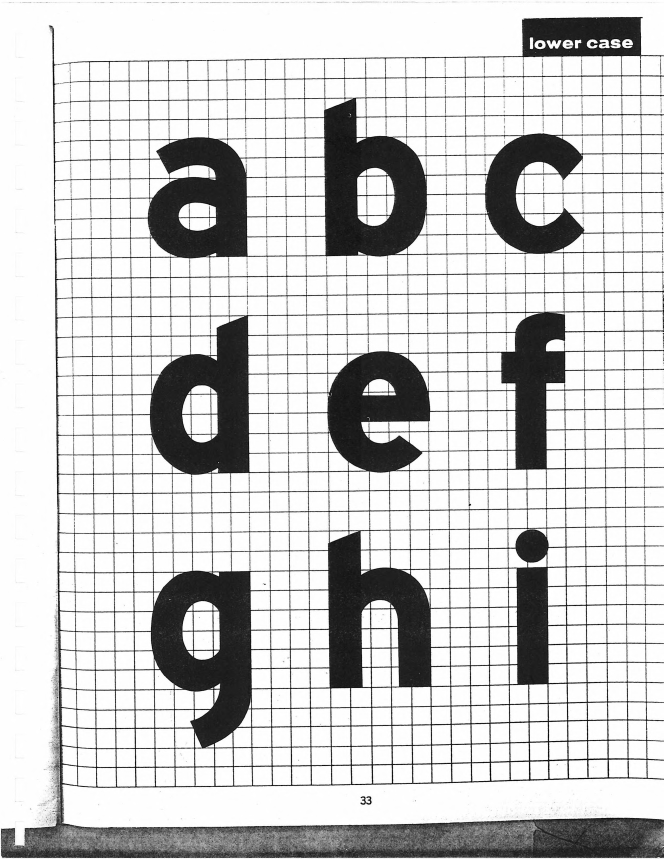
#> input picture highway1966/work/lc1966/p33.jpg, 1990 x 2576 px (shown at 1/3 size)
$ python sil1961.py lc1966/p33.jpg
#> lines starting #> are read from the running program, lines starting #| are printed output that depends on the picture; after the words box and inside, x2 and y2 are one past the last pixel; in counts of white or black regions, pixels touching at a corner belong together
import numpy as np,cv2,sys
from collections import deque
def silhouettes(path,open_k=4,thr=140):
#> called with path = 'lc1966/p33.jpg', open_k = 4, thr = 140
    g=cv2.imread(path,0); H,W=g.shape
#> in silhouettes, g is the input picture: shape (2576, 1990); min 0, max 255, mean 203.7
#> after `H, W = g.shape`: H = 2576; W = 1990
    ink=(g<thr).astype(np.uint8)
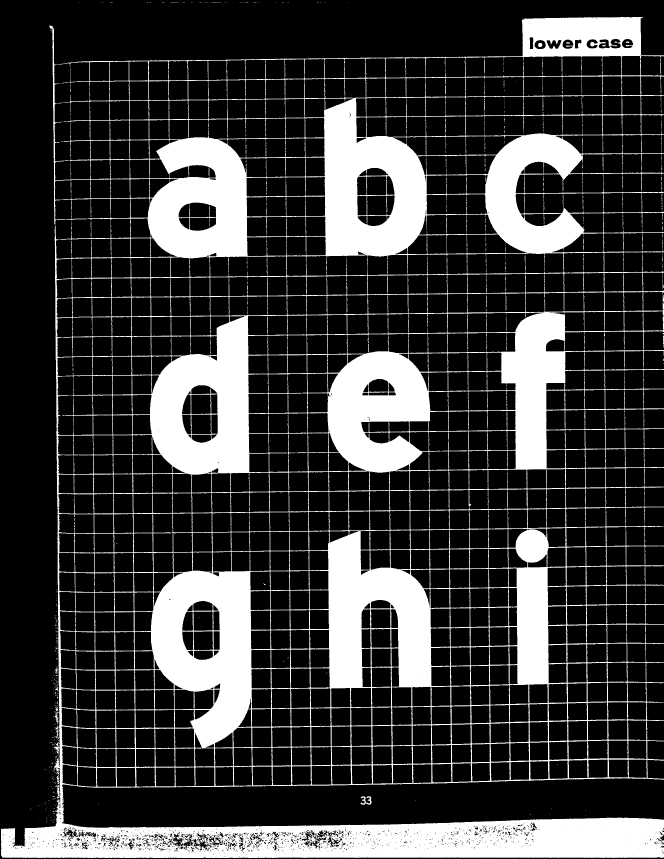
#> ink: shape (2576, 1990) (shown at 1/3 size); values 0 (black) and 1 (white), 22.6% white; 1152 white regions (948 under 20 px), largest, box (x1, y1, x2, y2) and area: (3, 51, 1990, 2574) 1145949, (1098, 2389, 1115, 2414) 196, (1081, 2389, 1098, 2414) 193
    body=ink.copy(); body[int(H*0.62):]=0                         # drop the table at the bottom of the page
#> after `body[int(H * 0.62):] = 0`:
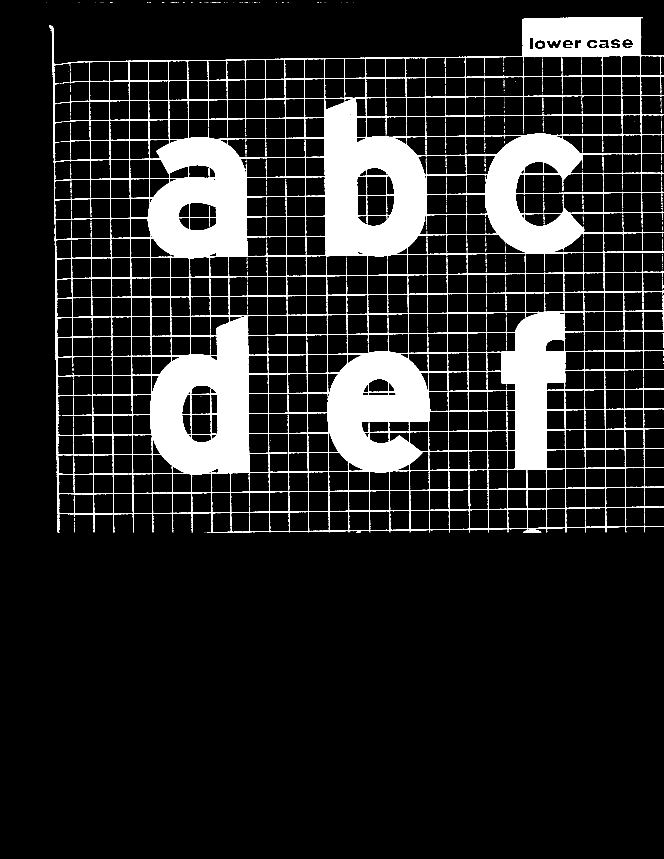
#> body: shape (2576, 1990) (shown at 1/3 size); values 0 (black) and 1 (white), 12.5% white; 802 white regions (610 under 20 px), largest, box (x1, y1, x2, y2) and area: (147, 51, 1990, 1597) 627379, (1569, 1588, 1624, 1597) 339, (1614, 129, 1627, 141) 126
    thick=cv2.morphologyEx(body,cv2.MORPH_OPEN,cv2.getStructuringElement(cv2.MORPH_ELLIPSE,(open_k,open_k)))
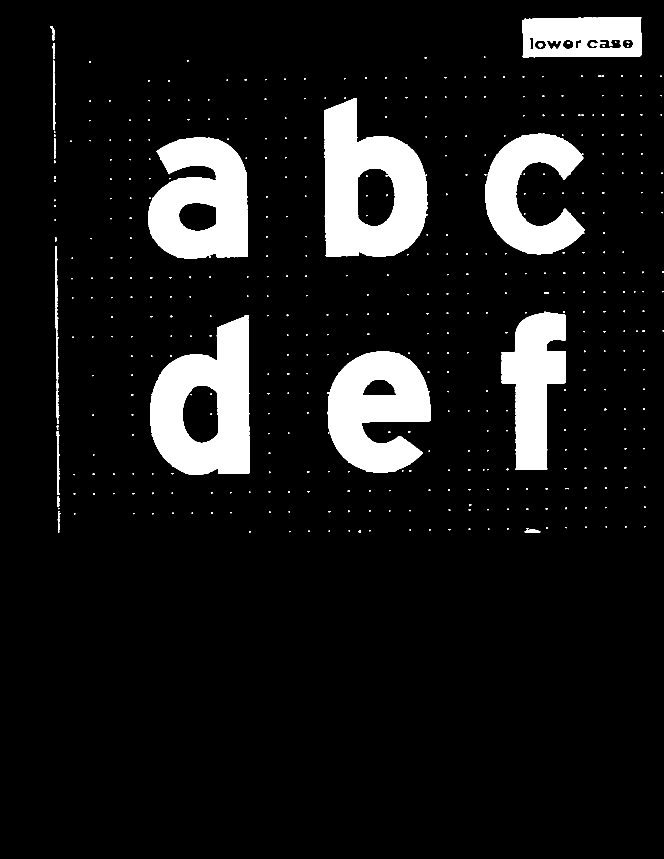
#> thick: shape (2576, 1990) (shown at 1/3 size); values 0 (black) and 1 (white), 9.8% white; 473 white regions (351 under 20 px), largest, box (x1, y1, x2, y2) and area: (972, 294, 1283, 771) 93299, (450, 946, 750, 1425) 90073, (444, 413, 744, 776) 78620
    thick=cv2.morphologyEx(thick,cv2.MORPH_CLOSE,np.ones((5,5),np.uint8))   # bridge small gaps in the outline
#> thick: shape (2576, 1990); values 0 (black) and 1 (white), 9.8% white; 435 white regions (332 under 20 px), largest, box (x1, y1, x2, y2) and area: (972, 294, 1283, 771) 93451, (450, 946, 750, 1425) 90117, (444, 413, 744, 776) 78674
    free=(1-thick).astype(np.uint8)
    n,lab=cv2.connectedComponents(free,connectivity=4)
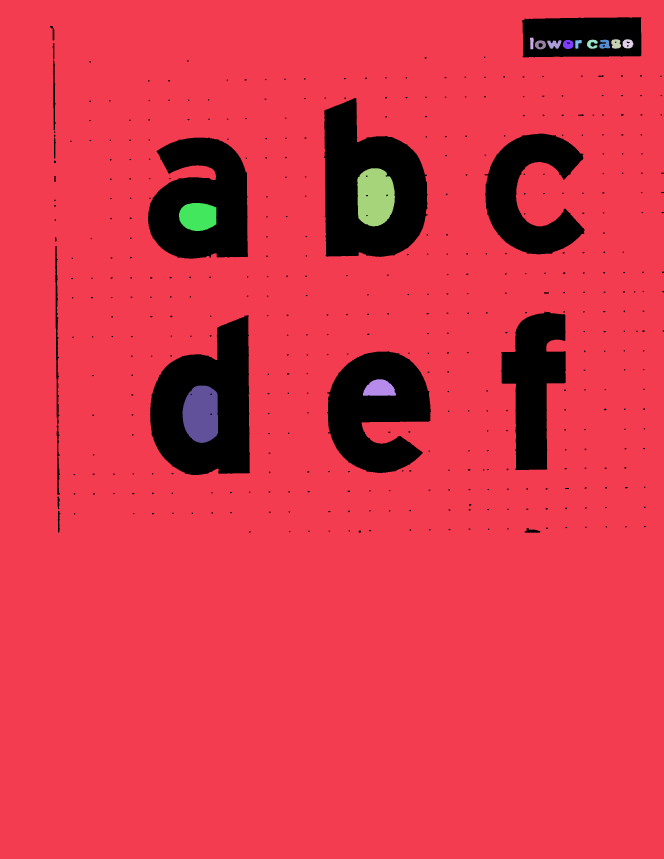
#> lab: shape (2576, 1990) int32 (shown at 1/3 size); 15 distinct labels, from 0 to 14; one colour per label, 0 black
#> n = 15
    bg=lab[0,0]
#> bg = 1
    # adjacency between regions across the outline
    adj={i:set() for i in range(n)}
    k=cv2.getStructuringElement(cv2.MORPH_ELLIPSE,(15,15))
    stats=cv2.connectedComponentsWithStats(free,connectivity=4)[2]
#> stats = 15 rows, first 6: [150, 52, 1840, 1546, 501847], [0, 0, 1990, 2576, 4576171], [1590, 113, 11, 35, 327], [1834, 118, 29, 28, 658], [1868, 118, 32, 27, 667], [1761, 119, 32, 27, 544]
    for i in range(n):
        if stats[i][4]<300 or i==bg: continue
        x,y,w,h=stats[i][:4]; x0,y0=max(0,x-10),max(0,y-10); x1,y1=min(W,x+w+10),min(H,y+h+10)
        m=(lab[y0:y1,x0:x1]==i).astype(np.uint8); d=cv2.dilate(m,k)
        for j in np.unique(lab[y0:y1,x0:x1][(d>0)&(m==0)]):
            if j!=i: adj[i].add(j); adj[j].add(i)
#> this loop made 15 passes
#> (x, y, w, h, x0, y0, x1, y1) on passes 1, 3, 4, 5, 6, 7, 8, 9, 10, 11, 12, 13: (150, 52, 1840, 1546, 140, 42, 1990, 1608), (1590, 113, 11, 35, 1580, 103, 1611, 158), (1834, 118, 29, 28, 1824, 108, 1873, 156), (1868, 118, 32, 27, 1858, 108, 1910, 155), (1761, 119, 32, 27, 1751, 109, 1803, 156), (1798, 119, 32, 27, 1788, 109, 1840, 156), (1689, 120, 31, 27, 1679, 110, 1730, 157), (1726, 120, 19, 26, 1716, 110, 1755, 156), (1605, 121, 33, 27, 1595, 111, 1648, 158), (1642, 121, 42, 25, 1632, 111, 1694, 156), (1072, 505, 113, 174, 1062, 495, 1195, 689), (537, 609, 112, 84, 527, 599, 659, 703)
#> pass 1, in silhouettes, `d = cv2.dilate(m, k)`:
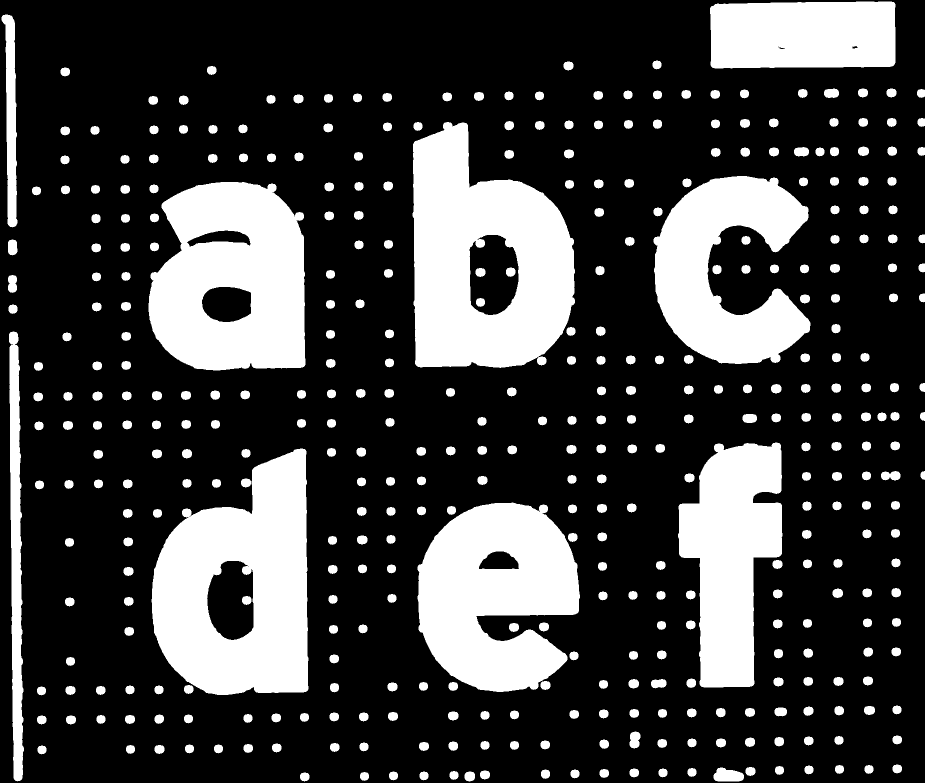
#> d: shape (1566, 1850) (shown at 1/2 size); values 0 (black) and 1 (white), 24.5% white; 401 white regions, largest, box (x1, y1, x2, y2) and area: (825, 244, 1150, 736) 108051, (303, 897, 617, 1390) 104254, (297, 364, 611, 741) 92448
#> after the loop:
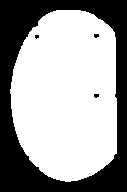
#> m: shape (192, 127); values 0 (black) and 1 (white), 62.5% white; 4 black regions (3 under 20 px), largest, box (x1, y1, x2, y2) and area: (0, 0, 127, 192) 9087
    depth={bg:0}; q=deque([bg])
#> after `depth = {bg: 0}`: depth = {1: 0}
    while q:
        a=q.popleft()
        for b in adj[a]:
            if b not in depth and (stats[b][4]>=300): depth[b]=depth[a]+1; q.append(b)
#> this loop made 15 passes
#> a on passes 1 to 12: 1, 0, 2, 3, 4, 5, 6, 7, 8, 9, 10, 11
#> after the loop, depth = 15 items
    out=np.zeros((H,W),np.uint8)
    for r,dp in depth.items():
        if dp%2==1: out[lab==r]=1
#> this loop made 15 passes
#> (r, dp) on passes 1 to 12: (1, 0), (0, 1), (2, 2), (3, 2), (4, 2), (5, 2), (6, 2), (7, 2), (8, 2), (9, 2), (10, 2), (11, 2)
    out=cv2.morphologyEx(out|thick&cv2.dilate(out,np.ones((9,9),np.uint8)),cv2.MORPH_CLOSE,np.ones((3,3),np.uint8))
    return out
if __name__=='__main__':
    p=sys.argv[1]; s=silhouettes(p)
    cv2.imwrite('sil_test.png',cv2.resize(255-s*255,None,fx=0.3,fy=0.3))
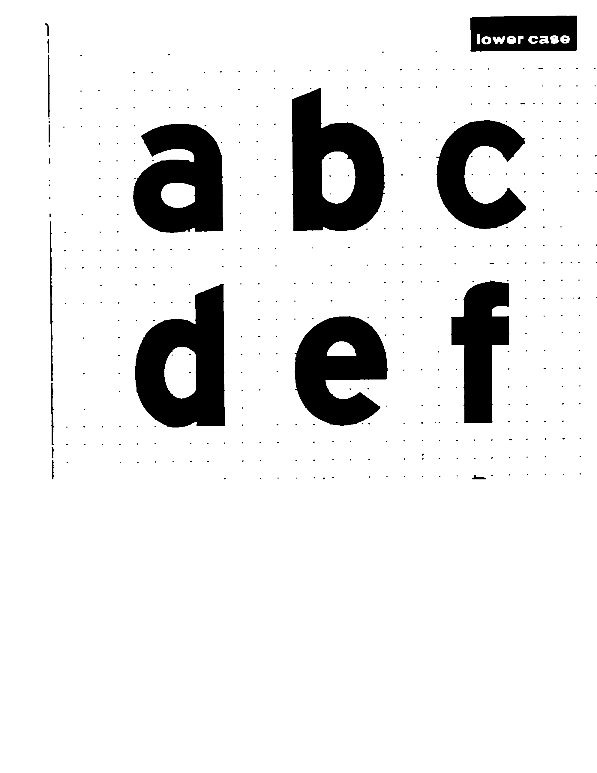
#> saved as sil_test.png: shape (773, 597); min 0, max 255, mean 230

$ run again, on highway1966/work/lc1966/p35.jpg
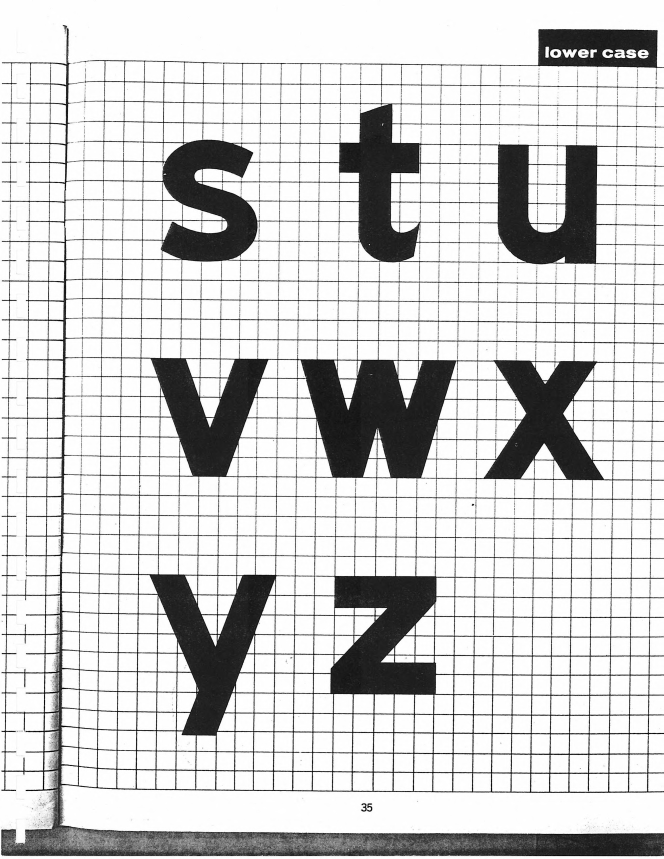
#> input picture highway1966/work/lc1966/p35.jpg, 1990 x 2576 px (shown at 1/3 size)
#> in silhouettes, g is the input picture: shape (2576, 1990); min 0, max 255, mean 207.7
#> ink: shape (2576, 1990); values 0 (black) and 1 (white), 20.6% white; 1809 white regions (1519 under 20 px), largest, box (x1, y1, x2, y2) and area: (4, 85, 1990, 2569) 1036170, (6, 334, 71, 449) 467, (761, 1366, 883, 1380) 265
#> body: shape (2576, 1990); values 0 (black) and 1 (white), 12.4% white; 1551 white regions (1257 under 20 px), largest, box (x1, y1, x2, y2) and area: (5, 85, 1990, 1597) 614153, (6, 334, 71, 449) 467, (761, 1366, 883, 1380) 265
#> free: shape (2576, 1990); values 0 (black) and 1 (white), 90.3% white; 345 black regions (286 under 20 px), largest, box (x1, y1, x2, y2) and area: (903, 1078, 1376, 1437) 110129, (1493, 433, 1793, 794) 73993, (1452, 1081, 1813, 1442) 69244
#> in silhouettes, `n,lab=cv2.connectedComponents(free,connectivity=4)`:
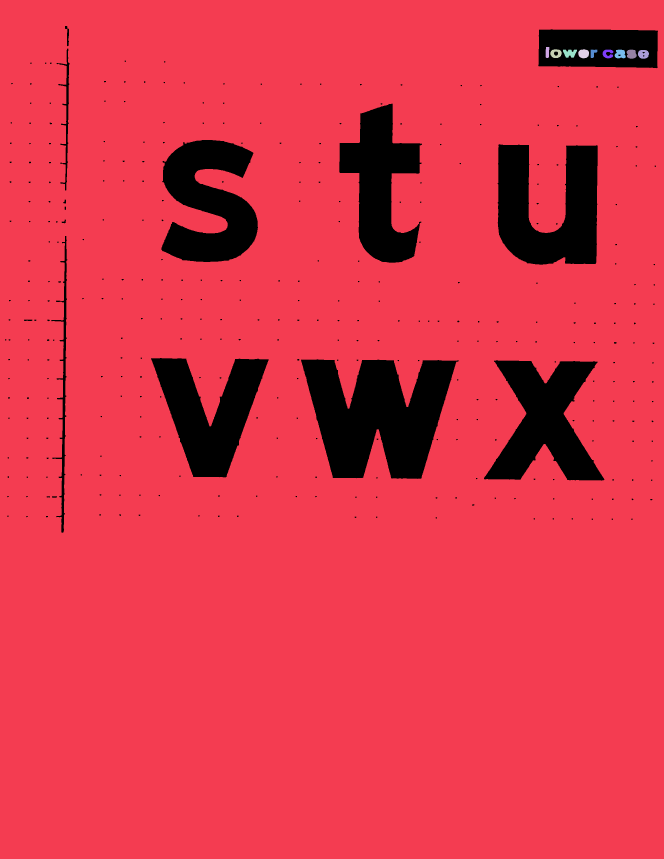
#> lab: shape (2576, 1990) int32 (shown at 1/3 size); 11 distinct labels, from 0 to 10; one colour per label, 0 black
#> n = 11
#> bg = 1
#> stats = [[15, 78, 1959, 1520, 498658], [0, 0, 1990, 2576, 4622335], [1637, 141, 11, 33, 325], [1651, 148, 34, 26, 604], [1735, 148, 32, 27, 703], [1689, 149, 42, 24, 714], [1772, 149, 20, 25, 327], [1808, 149, 32, 26, 551], [1844, 149, 33, 26, 675], [1880, 149, 30, 27, 669], [1914, 150, 33, 26, 679]]
#> the loop in silhouettes, `for i in range(n):` made 11 passes
#> (x, y, w, h, x0, y0, x1, y1) on passes 1, 3, 4, 5, 6, 7, 8, 9: (15, 78, 1959, 1520, 5, 68, 1984, 1608), (1637, 141, 11, 33, 1627, 131, 1658, 184), (1651, 148, 34, 26, 1641, 138, 1695, 184), (1735, 148, 32, 27, 1725, 138, 1777, 185), (1689, 149, 42, 24, 1679, 139, 1741, 183), (1772, 149, 20, 25, 1762, 139, 1802, 184), (1808, 149, 32, 26, 1798, 139, 1850, 185), (1844, 149, 33, 26, 1834, 139, 1887, 185)
#> in silhouettes, `depth = {bg: 0}`: depth = {1: 0}
#> the loop in silhouettes, `while q:` made 11 passes
#> a on passes 1 to 8: 1, 0, 2, 3, 4, 5, 6, 7
#> after the loop in silhouettes, `while q:`: depth = 11 items
#> the loop in silhouettes, `for r,dp in depth.items():` made 11 passes
#> (r, dp) on passes 1 to 8: (1, 0), (0, 1), (2, 2), (3, 2), (4, 2), (5, 2), (6, 2), (7, 2)
#> `cv2.imwrite('sil_test.png',cv2.resize(255-s*255,None,fx=0.3,fy=0.3))`:
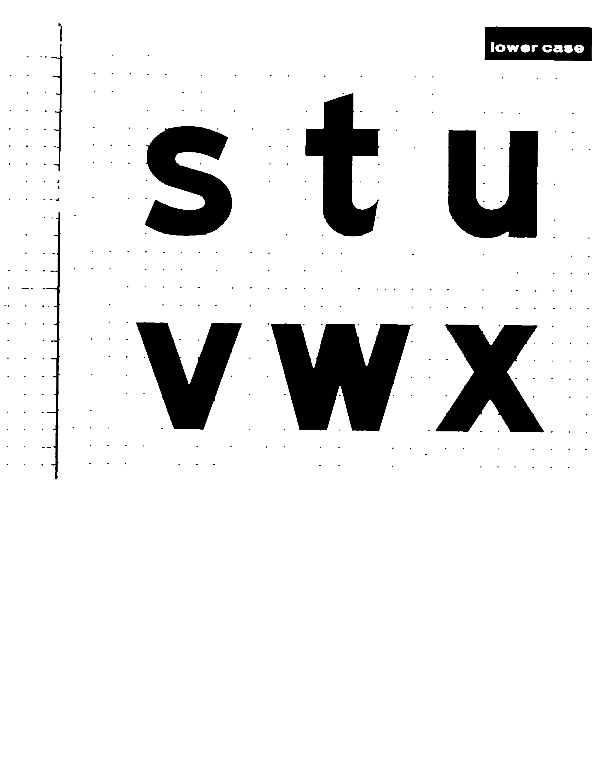
#> saved as sil_test.png: shape (773, 597); min 0, max 255, mean 230.2
